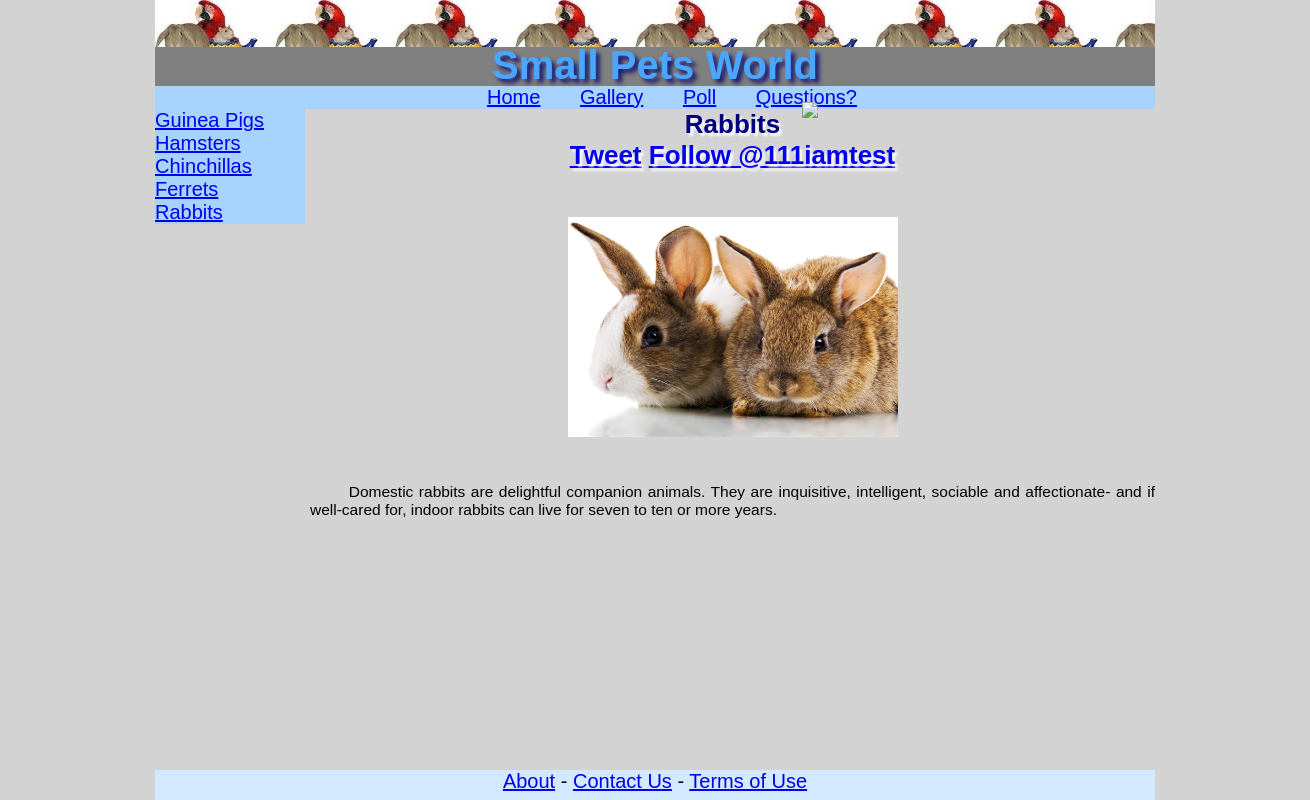
Page /rabbit.php on the committed database.
### tables this page shows
CREATE TABLE IF NOT EXISTS `smallpets` (
  `Type` varchar(20) NOT NULL,
  `ImageUrl` varchar(300) NOT NULL,
  `ImageUrl2` varchar(300) NOT NULL,
  `Info` varchar(2000) NOT NULL,
  `Homecare` varchar(2000) NOT NULL,
  `Vetcare` varchar(2000) NOT NULL,
  `Illnesses` varchar(2000) NOT NULL,
  `Planning` varchar(2000) NOT NULL,
  PRIMARY KEY (`Type`)
);

### rabbit.php (the view, shortened to what this page needs)
<?php
$action = (isset($_REQUEST['action'])&& $_REQUEST['action'] !=NULL)?$_REQUEST['action']:'';
if($action == 'ajax'){
	$link = mysql_connect("localhost","root","") or die("Couldn't make connection.");
	$db = mysql_select_db("Pets", $link) or die("Couldn't select database");
	$query = mysql_query("SELECT * FROM smallpets WHERE type = 'Rabbit' ");
	$flag = 0;
while($row = mysql_fetch_array($query)){
		echo '         <br><h3 class = "space subtitle">' . 'Homecare' . '</h3>' . PHP_EOL;
		echo '         <p>' . $row['Homecare'] . '</p>' . PHP_EOL;
    echo '         <br><h3 class = "space subtitle">' . 'Vetcare' . '</h3>' . PHP_EOL;
		echo '         <p>' . $row['Vetcare'] . '</p>' . PHP_EOL;
    echo '         <br><h3 class = "space subtitle">' . 'Illnesses' . '</h3>' . PHP_EOL;
		echo '         <p>' . $row['Illnesses'] . '</p>' . PHP_EOL;
    echo '         <br><h3 class = "space subtitle">' . 'Planning' . '</h3>' . PHP_EOL;
		echo '         <p>' . $row['Planning'] . '</p>' . PHP_EOL;
}
} else{
?>
<!DOCTYPE html>
<html>
  <head>
	<?php
	$db = mysql_connect("localhost", "root");
	?>
    <link rel="stylesheet" type="text/css" href="style.css"/>
		    <link rel="stylesheet" type="text/css"
	href="http://ajax.googleapis.com/ajax/libs/jqueryui/1.10.0/themes/base/jquery-ui.css"/>
  </head>
  <body>
    <div id="container">
    <div id="header">
	  <h1><span></span></h1>
 	  <h1>Small Pets World</h1>
    </div>
	  <div id="navigationh">
	    <ul>
        <li><a href="index.php">Home</a></li>
        <li><a href="gallery.php">Gallery</a></li>
        <li><a href="poll.php">Poll</a></li>
        <li><a href="questions.php">Questions?</a></li>
	    </ul>
    </div>
    <div id="navigationv">
	    <ul>
        <li><a href="guineapig.php">Guinea Pigs</a></li>
        <li><a href="hamster.php">Hamsters</a></li>
        <li><a href="chinchilla.php">Chinchillas</a></li>
        <li><a href="ferret.php">Ferrets</a></li>
        <li><a href="rabbit.php">Rabbits</a></li>
	    </ul>
    </div>
    <div id="content">
      <h2 id="pagetitle">Rabbits
      <br />
	<a href="https://twitter.com/share" class="twitter-share-button" id="twitter" data-lang="en">Tweet</a>
	<a href="https://twitter.com/111iamtest" class="twitter-follow-button" id="twitter" data-show-count="false" data-lang="en">Follow @111iamtest</a>
      <br />
      </h2>
	<?php
		$result = mysql_query("SELECT * FROM smallpets WHERE Type = 'Rabbit'", $db);
		while($row = mysql_fetch_array($result)){
      echo '          <br><br><img class="petimage" src="' . $row['ImageUrl2'] . '" alt="Under Construction"/>';
		echo '<br><br><p class = "space">' . $row['Info'] . '</p>' . PHP_EOL;
		}
	?>
    </div>
		<div id="loader"><img src="loader.gif"></div>
	    <div id="pushdown"></div>
	    </div>
	    <div id="footer">
		    <a href="#">About</a> - <a href="questions.php">Contact Us</a> - <a href="#">Terms of Use</a>
		  </div>
	  </body>
	</html>
	<?php }?>

### style.css (style rules this page uses)
* { margin:0; padding:0; }
body { width:1000px; margin:auto; font-family:Arial, helvetica, Verdana, Sans-Serif; font-size:20px; background:lightgray; }
html, body { height:100%; }
h1 { height:43px; font-size:2em; font-style:bold; color:#4BA6FF; text-shadow: 0.1em 0.1em 0.1em midnightblue; }
p { text-indent:2.5em; font-size:0.775em; text-align:justify; }
.space { line-height: 0.3 em; }
#container { min-height:100%; margin-bottom:-30px; }
#header { background-color:gray; text-align:center; position: relative }
#header h1 span { background: url(pattern.jpg) repeat-x; display: block; width: 100%; height: 47px; position: absolute; }
#pagetitle { color:navy; text-shadow: white 0.1em 0.1em 0.1em; font-size:1.3em; text-align: center; }
#navigationh { background-color:#A7D4FF; }
#navigationh ul { text-align:center; }
#navigationh li { display:inline; padding-left:1.7em; }
#navigationv { float:left; background-color:#A7D4FF; width:150px; }
#navigationv li { list-style-type:none; }
#content { margin-left:155px; }
#pushdown { clear:both; height:30px; }
#footer { background-color:#D2E9FF; text-align:center; height:30px; }
img.petimage { display:block; margin-left:auto; margin-right:auto; width: 16.5em; height: 11em; }
#loader { position: absolute; text-align: center; top: 100px; width: 100%; display:none; }

### rows in the picture
smallpets: ImageUrl2 (picture), Info "Domestic rabbits are delightful companion animals. They are inquisitive, intelligent, sociable and affectionate- and if well-cared for, indoor rabbits can live for seven to ten or more years."
